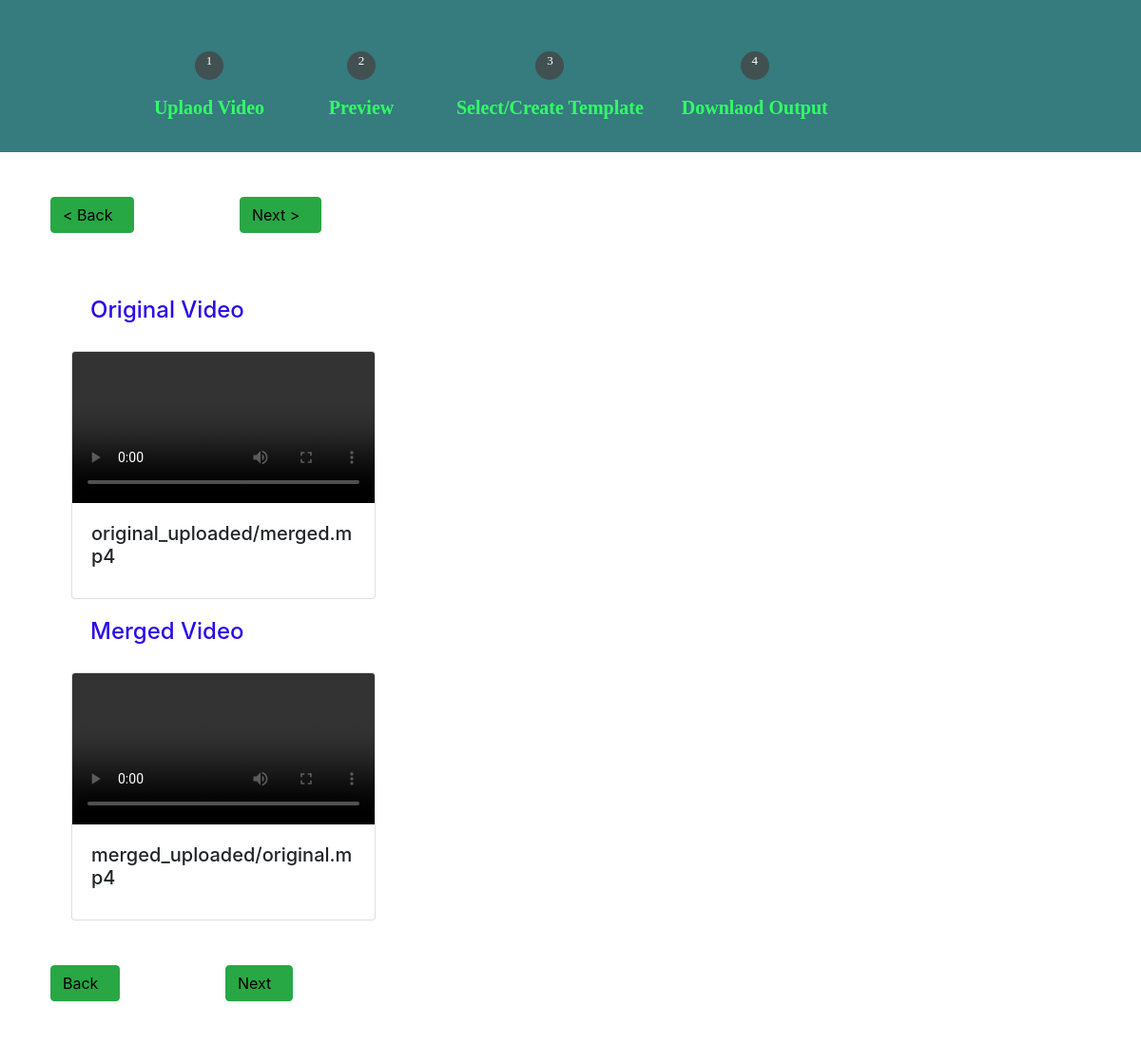
Before: /preview with the older database file.
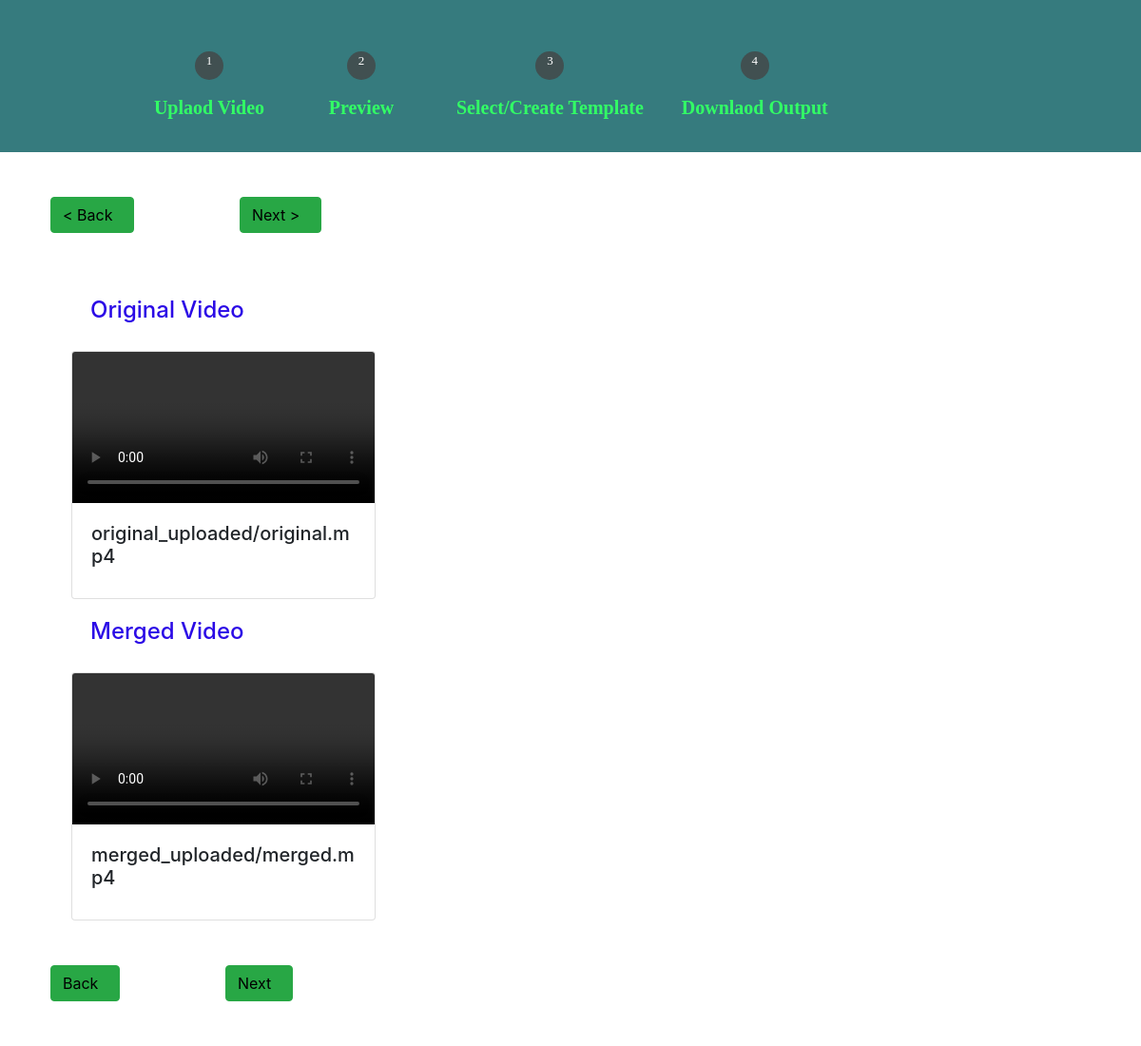
After: the same page with the newer database file.
### merger_tools/models.py (models this page shows)
class O_Video(models.Model):
    original_video = models.FileField(upload_to='original_uploaded',null=True,
        validators=[FileExtensionValidator(allowed_extensions=['MOV','avi','mp4','webm','mkv'])])

class M_Video(models.Model):
    merged_video = models.FileField(upload_to='merged_uploaded',null=True,
        validators=[FileExtensionValidator(allowed_extensions=['MOV','avi','mp4','webm','mkv'])])
    date_uploaded = models.DateTimeField(auto_now_add=True, null=True)

### merger_tools/views.py (the view)
# urls.py: path('preview', views.preview, name='preview'),
def preview(request):
    o_video = O_Video.objects.all()
    m_video = M_Video.objects.all()
    context={'o_video':o_video, 'm_video':m_video}
    return render(request, 'merger_tools/preview.html', context)

### merger_tools/templates/merger_tools/preview.html (shortened to what this page needs)
{% include 'merger_tools/bar.html' %}
{% load static %}
    <div class="sec">
      <div class="btn">
        <button class="btn btn-success"><a href="{% url 'index' %}"> < Back</a></button>
      </div>
      <div class="btn">
        <button class="btn btn-success"><a href="{% url 'templates' %}">Next ></a></button>
      </div>
        <div class="container">
          <h4>Original Video</h4>
          <div class="row align-items-center">
            {% for v in o_video %}
              <form action="" method="POST">
                <div class="col-6">
                  <div class="card">
                    <video src="{{v.original_video.url}}" style="display: block;" class="card-img-top" controls></video>
                    <div class="card-body">
                      <h5 class="card-title">{{v.original_video}}</h5>
                    </div>
                  </div>
                </div>
              </form>
            {% endfor %}
          </div>
        </div>
        <div class="container ">
          <h4>Merged Video</h4>
          <div class="row align-items-center">
            {% for v in m_video %}
              <form action="" method="POST">
                <div class="col-6">
                  <div class="card">
                    <video src="{{v.merged_video.url}}" style="display: block;" class="card-img-top" controls></video>
                    <div class="card-body">
                      <h5 class="card-title">{{v.merged_video}}</h5>
                    </div>
                  </div>
                </div>
              </form>
            {% endfor %}
          </div>
        </div>
    </div>
    <div class="btn">
      <button class="btn btn-success"><a href="{% url 'preview' %}">Back</a></button>
    </div>
    <div class="btn">
      <button class="btn btn-success"><a href="{% url 'templates' %}">Next</a></button>
    </div>
</body>
</html>

Changed rows visible on the page:
removed O_Video: original_video "original_uploaded/merged.mp4"
removed M_Video: merged_video "merged_uploaded/original.mp4"
added O_Video: original_video "original_uploaded/original.mp4"
added M_Video: merged_video "merged_uploaded/merged.mp4"
